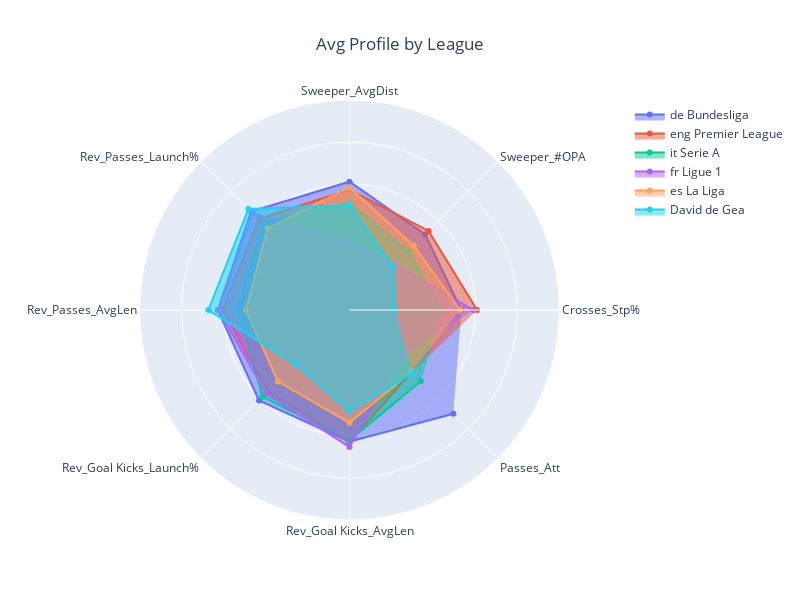

Here is the notebook cell this chart was saved with:
### Code cell
fig = utils.plot_radar(player_dict=league_dict, categories=final_metrics, title='Avg Profile by League', value='Statistics')

### Figure 1 — Plotly figure (JSON) as saved in the notebook; plotly's stock layout.template omitted (floating-point values rounded to 4 significant figures)
{"data": [{"fill": "toself", "name": "de Bundesliga", "r": [0.5326, 0.509, 0.6111, 0.6627, 0.627, 0.6096, 0.6266, 0.6992], "theta": ["Crosses_Stp%", "Sweeper_#OPA", "Sweeper_AvgDist", "Rev_Passes_Launch%", "Rev_Passes_AvgLen", "Rev_Goal Kicks_Launch%", "Rev_Goal Kicks_AvgLen", "Passes_Att"], "type": "scatterpolar"}, {"fill": "toself", "name": "eng Premier League", "r": [0.6077, 0.5326, 0.5735, 0.6124, 0.6042, 0.5495, 0.6294, 0.4187], "theta": ["Crosses_Stp%", "Sweeper_#OPA", "Sweeper_AvgDist", "Rev_Passes_Launch%", "Rev_Passes_AvgLen", "Rev_Goal Kicks_Launch%", "Rev_Goal Kicks_AvgLen", "Passes_Att"], "type": "scatterpolar"}, {"fill": "toself", "name": "it Serie A", "r": [0.4401, 0.3949, 0.5099, 0.5833, 0.533, 0.585, 0.6199, 0.48], "theta": ["Crosses_Stp%", "Sweeper_#OPA", "Sweeper_AvgDist", "Rev_Passes_Launch%", "Rev_Passes_AvgLen", "Rev_Goal Kicks_Launch%", "Rev_Goal Kicks_AvgLen", "Passes_Att"], "type": "scatterpolar"}, {"fill": "toself", "name": "fr Ligue 1", "r": [0.5898, 0.3078, 0.3209, 0.6505, 0.6231, 0.5616, 0.6525, 0.3338], "theta": ["Crosses_Stp%", "Sweeper_#OPA", "Sweeper_AvgDist", "Rev_Passes_Launch%", "Rev_Passes_AvgLen", "Rev_Goal Kicks_Launch%", "Rev_Goal Kicks_AvgLen", "Passes_Att"], "type": "scatterpolar"}, {"fill": "toself", "name": "es La Liga", "r": [0.5271, 0.4324, 0.5838, 0.5514, 0.4936, 0.4819, 0.5366, 0.4161], "theta": ["Crosses_Stp%", "Sweeper_#OPA", "Sweeper_AvgDist", "Rev_Passes_Launch%", "Rev_Passes_AvgLen", "Rev_Goal Kicks_Launch%", "Rev_Goal Kicks_AvgLen", "Passes_Att"], "type": "scatterpolar"}, {"fill": "toself", "name": "David de Gea", "r": [0.2159, 0.2938, 0.5, 0.6804, 0.6721, 0.364, 0.4808, 0.4253], "theta": ["Crosses_Stp%", "Sweeper_#OPA", "Sweeper_AvgDist", "Rev_Passes_Launch%", "Rev_Passes_AvgLen", "Rev_Goal Kicks_Launch%", "Rev_Goal Kicks_AvgLen", "Passes_Att"], "type": "scatterpolar"}], "layout": {"height": 600, "polar": {"radialaxis": {"range": [0, 1], "showticklabels": false, "visible": true}}, "showlegend": true, "title": {"text": "Avg Profile by League", "x": 0.5}, "width": 800}}
